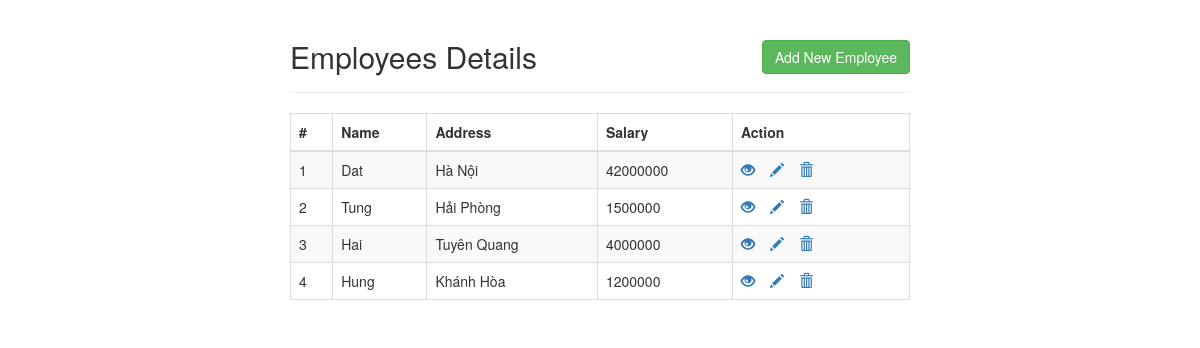
The page / on the database its author committed.
### tables this page shows
CREATE TABLE `employees` (
  `id` int(11) NOT NULL,
  `name` varchar(100) NOT NULL,
  `address` varchar(255) NOT NULL,
  `salary` int(10) NOT NULL
);

### index.php (the view, shortened to what this page needs)
<!DOCTYPE html>
<html lang="en">
<head>
    <link rel="stylesheet" href="https://maxcdn.bootstrapcdn.com/bootstrap/3.3.7/css/bootstrap.css">
</head>
<body>
    <div class="wrapper">
        <div class="container-fluid">
            <div class="row">
                <div class="col-md-12">
                    <div class="page-header clearfix">
                        <h2 class="pull-left">Employees Details</h2>
                        <a href="create.php" class="btn btn-success pull-right">Add New Employee</a>
                    </div>
                    <?php
                    require_once "config.php";
                    $sql = "SELECT * FROM employees";
                    if($result = $mysqli->query($sql)){
                        if($result->num_rows > 0){
                            echo "<table class='table table-bordered table-striped'>";
                                echo "<thead>";
                                    echo "<tr>";
                                        echo "<th>#</th>";
                                        echo "<th>Name</th>";
                                        echo "<th>Address</th>";
                                        echo "<th>Salary</th>";
                                        echo "<th>Action</th>";
                                    echo "</tr>";
                                echo "</thead>";
                                echo "<tbody>";
                                while($row = $result->fetch_array()){
                                    echo "<tr>";
                                        echo "<td>" . $row['id'] . "</td>";
                                        echo "<td>" . $row['name'] . "</td>";
                                        echo "<td>" . $row['address'] . "</td>";
                                        echo "<td>" . $row['salary'] . "</td>";
                                        echo "<td>";
                                            echo "<a href='read.php?id=". $row['id'] ."' title='View Record' data-toggle='tooltip'><span class='glyphicon glyphicon-eye-open'></span></a>";
                                            echo "<a href='update.php?id=". $row['id'] ."' title='Update Record' data-toggle='tooltip'><span class='glyphicon glyphicon-pencil'></span></a>";
                                            echo "<a href='delete.php?id=". $row['id'] ."' title='Delete Record' data-toggle='tooltip'><span class='glyphicon glyphicon-trash'></span></a>";
                                        echo "</td>";
                                    echo "</tr>";
                                }
                                echo "</tbody>";
                            echo "</table>";
                        } else{
                            echo "<p class='lead'><em>Không tìm thấy bản ghi.</em></p>";
                        }
                    } else{
                        echo "ERROR: Không thể thực thi $sql. " . $mysqli->error;
                    }
                    ?>
                </div>
            </div>
        </div>
    </div>
</body>
</html>

### index.php (style rules this page uses)
.wrapper { width: 650px; margin: 0 auto; }
.page-header h2 { margin-top: 0; }
table tr td:last-child a { margin-right: 15px; }

### rows shown on the page
employees: id "1", name "Dat", address "Hà Nội", salary "42000000"
employees: id "2", name "Tung", address "Hải Phòng", salary "1500000"
employees: id "3", name "Hai", address "Tuyên Quang", salary "4000000"
employees: id "4", name "Hung", address "Khánh Hòa", salary "1200000"
